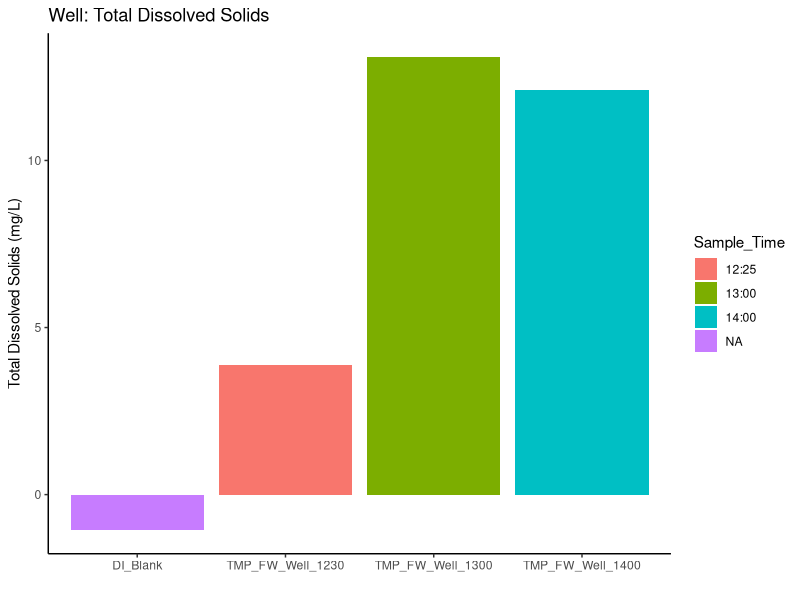
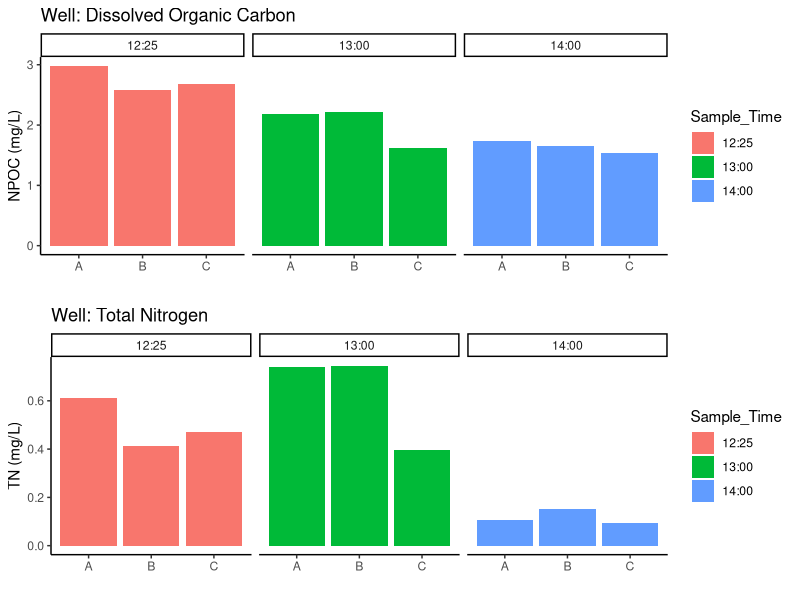

Reproduce these figures in R, in order.
## ---- chunk 1
library(ggplot2)
library(dplyr)
library(knitr)
library(ggpubr)
## ---- chunk 2

#read out title
cat("TSS Data: Samples filtered with GFF")

#Read in the data 
tss <- read.csv("Raw Data/COMPASS_TEMPEST_WellTest_TSS_Data.csv")
#head(tss)

#Calculate an Avg. Sample Weight and caluclate TSS mg/L
tss <- tss %>%
  mutate(Avg_Sample_Weight_g = 
           rowMeans(select(., Tin_Filter_Sample_Weight_Dry_g, 
                           Tin_Filter_Sample_Weight_Dry1_g), na.rm = TRUE))

tss$TSS_mgL <- ((tss$Avg_Sample_Weight_g - tss$Tin_Filter_Weight_g)*1000) /   
  (tss$Filtered_Volume_mL/1000)

final_tss <- tss %>% 
  #select(Project, Plot, grid, sample_name, Vial_ID, date, ) %>%
  mutate(
    Project = "COMPASS",   # new column with same value on every row
    Experiment = "TEMPEST: Well Test",
    Sample_Date = "2025-09-04",
    Sample_Time = c("12:25", "13:00", "14:00", "NA"),
    Replicate = c("A", "A","A", "NA")
  ) 

#this needs altered to match the tempest metadata and clean up 
final_tss <- final_tss %>%
  rename(sample_name = Sample_ID) %>%
  select(
    Project, Experiment, Sample_Date, Sample_Time, Replicate, sample_name,
    TSS_mgL, Filtered_Volume_mL
    # list columns in the order you want them
  )


#plot the TSS 
tss_plot <- ggplot(final_tss, aes(x=sample_name, y=TSS_mgL, fill=Sample_Time)) + 
  geom_bar(stat = "identity")  + 
  labs(title="Well: Total Dissolved Solids", 
       y="Total Dissolved Solids (mg/L)", x=" ") + theme_classic()
 
print(tss_plot)

##remove the DI blank and make a table 
tss_table <- final_tss %>%
  filter(sample_name != "DI_Blank") %>%
  select("sample_name", "TSS_mgL") %>%
  mutate(TSS_mgL = round(TSS_mgL, 2))


kable(tss_table)

##remove the DI blank and make a table 
final_tss <- final_tss %>%
  filter(sample_name != "DI_Blank")

#will put final data in processed data folder
  write.csv(final_tss, "Processed Data/TMP_20250904_FW_WellTest_TSS_Processed.csv")


## ---- chunk 3

#read out title
cat("DOC and TN Data from Shimadzu TOC/TN")

#Read in the data 
doc <- read.csv("Processed Data/TMP_20250904_FW_WellTest_DOC_Processed.csv")
#head(doc)

#Plot DOC data 
viz_c_plot <-  ggplot(data = doc, aes(x = Replicate, y = npoc_mgL, fill=Sample_Time)) +
       geom_bar(stat = 'identity') + 
        facet_grid(~Sample_Time, scales="free_x") + 
        theme_classic() + labs(x= " ", y="NPOC (mg/L)", title="Well: Dissolved Organic Carbon") + 
        theme(legend.position="right") 


viz_n_plot <-  ggplot(data = doc, aes(x = Replicate, y = tdn_mgL, fill=Sample_Time)) +
       geom_bar(stat = 'identity') + 
        facet_grid(~Sample_Time, scales="free_x") + 
        theme_classic() + labs(x= " ", y="TN (mg/L)", title="Well: Total Nitrogen") + 
        theme(legend.position="right") 

ggarrange(viz_c_plot, viz_n_plot, nrow=2, ncol=1)
#print(viz_c_plot)
#print(viz_n_plot)

##Calculate an average DOC and TN?  
# Calculate the averages
avg_doc <- round(mean(doc$npoc_mgL), 3)
avg_tn <- round(mean(doc$tdn_mgL), 3)
sd_doc <- round(sd(doc$npoc_mgL), 3)
sd_tn <- round(sd(doc$tdn_mgL), 3)

# Create a dataframe with the results
doc_table <- data.frame(
  Analyte = c("DOC (mg/L)", "TN (mg/L)"),
  Average = c(avg_doc, avg_tn),
  Std_Deviation = c(sd_doc, sd_tn)
)

kable(doc_table)

